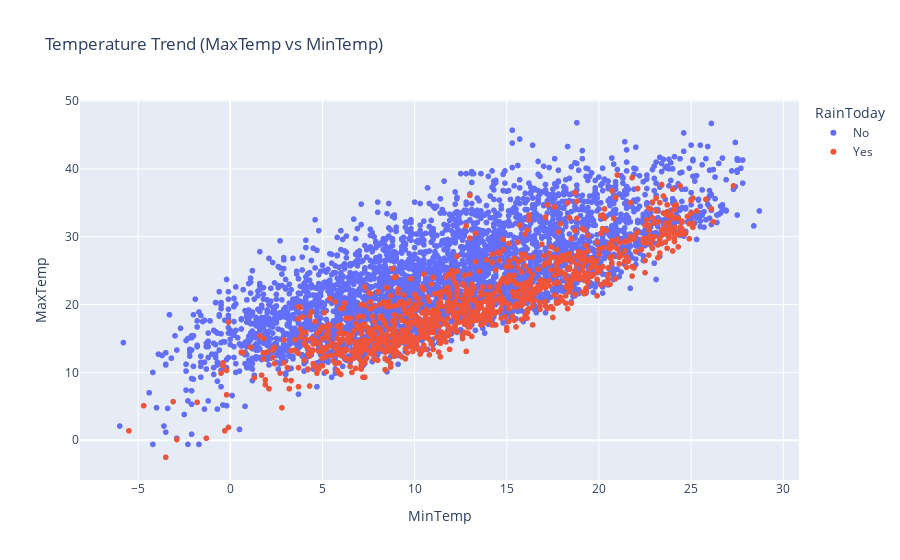

Notebook cell for this chart:
### Code cell
#Scatter plot for MaxTemp vs MinTemp by RainToday
px.scatter(df.sample(5000), title='Temperature Trend (MaxTemp vs MinTemp)',
                        x='MinTemp',
                        y='MaxTemp',
                        color='RainToday')

### Figure 1 — Plotly figure (JSON) as saved in the notebook; plotly's stock layout.template omitted (floating-point values rounded to 4 significant figures; data arrays with more than 128 entries replaced by an {"elided": "..."} marker saying what was removed)
{"data": [{"hovertemplate": "RainToday=No<br>MinTemp=%{x}<br>MaxTemp=%{y}<extra></extra>", "legendgroup": "No", "marker": {"color": "#636efa", "symbol": "circle"}, "mode": "markers", "name": "No", "showlegend": true, "type": "scattergl", "x": {"elided": "3897 float values"}, "xaxis": "x", "y": {"elided": "3897 float values"}, "yaxis": "y"}, {"hovertemplate": "RainToday=Yes<br>MinTemp=%{x}<br>MaxTemp=%{y}<extra></extra>", "legendgroup": "Yes", "marker": {"color": "#EF553B", "symbol": "circle"}, "mode": "markers", "name": "Yes", "showlegend": true, "type": "scattergl", "x": {"elided": "1103 float values"}, "xaxis": "x", "y": {"elided": "1103 float values"}, "yaxis": "y"}], "layout": {"legend": {"title": {"text": "RainToday"}, "tracegroupgap": 0}, "title": {"text": "Temperature Trend (MaxTemp vs MinTemp)"}, "xaxis": {"anchor": "y", "domain": [0, 1], "title": {"text": "MinTemp"}}, "yaxis": {"anchor": "x", "domain": [0, 1], "title": {"text": "MaxTemp"}}}}
